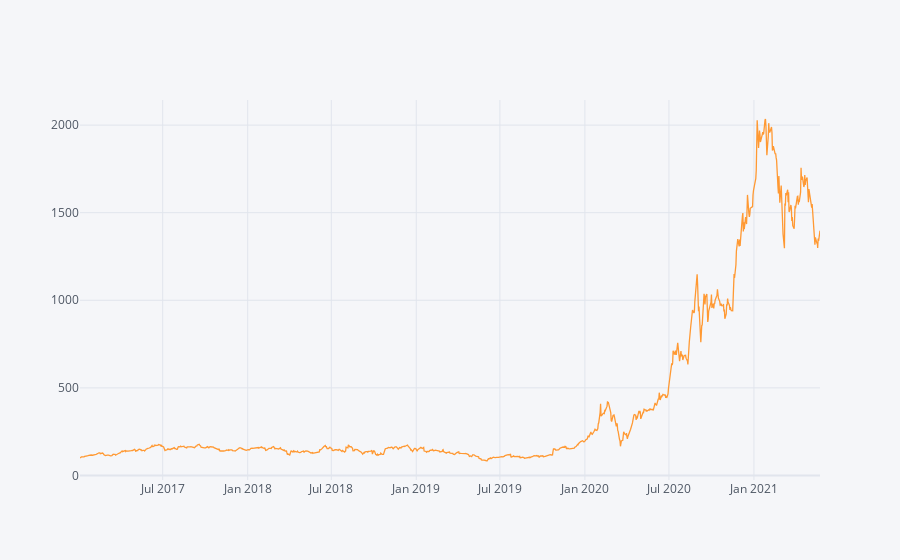

This figure's notebook cell:
### Code cell
df['Close'].normalize().iplot(kind='lines')

### Figure 1 — Plotly figure (JSON) as saved in the notebook; plotly's stock layout.template omitted (floating-point values rounded to 4 significant figures; data arrays with more than 128 entries replaced by an {"elided": "..."} marker saying what was removed)
{"data": [{"line": {"color": "rgba(255, 153, 51, 1.0)", "dash": "solid", "shape": "linear", "width": 1.3}, "mode": "lines", "name": "TSLA", "text": "", "type": "scatter", "x": {"elided": "1105 str values"}, "y": {"elided": "1105 float values"}}], "layout": {"legend": {"bgcolor": "#F5F6F9", "font": {"color": "#4D5663"}}, "paper_bgcolor": "#F5F6F9", "plot_bgcolor": "#F5F6F9", "title": {"font": {"color": "#4D5663"}}, "xaxis": {"gridcolor": "#E1E5ED", "showgrid": true, "tickfont": {"color": "#4D5663"}, "title": {"font": {"color": "#4D5663"}, "text": ""}, "zerolinecolor": "#E1E5ED"}, "yaxis": {"gridcolor": "#E1E5ED", "showgrid": true, "tickfont": {"color": "#4D5663"}, "title": {"font": {"color": "#4D5663"}, "text": ""}, "zerolinecolor": "#E1E5ED"}}}
